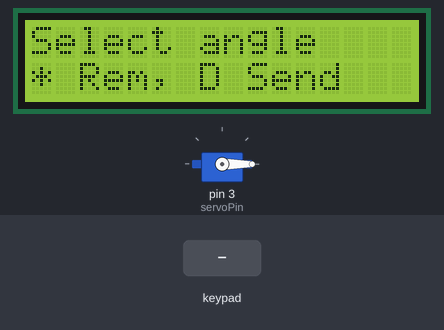
The sketch below on a simulated Arduino Uno, built with avr-gcc and run on an emulated ATmega328P. Shown: 16×2 character LCD, servo. The inputs (shaded band) are chosen by the test bench.

Above: at 2.2 s.
2.3 s: keypad keys 1 3 1 2 1 1 1 0 D pressed 0.4 s apart
At 6.3 s:
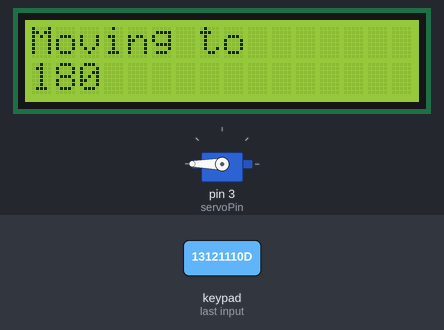
7.4 s: key 'D' pressed
At 8.9 s:
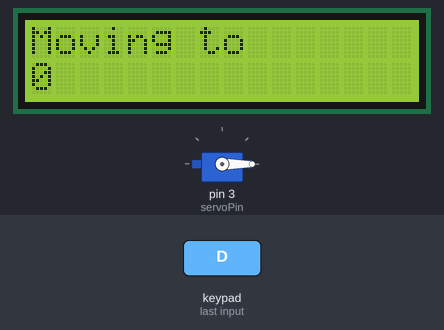
10.4 s: key '2' pressed
At 11.0 s:
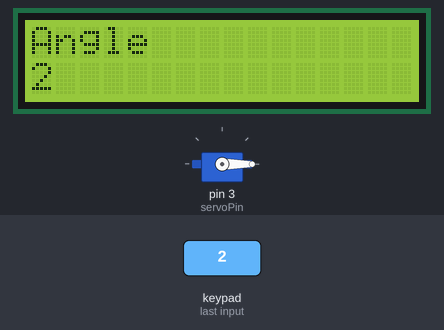
11.9 s: keypad keys 1 3 1 2 1 1 1 0 pressed 0.4 s apart
At 15.7 s:
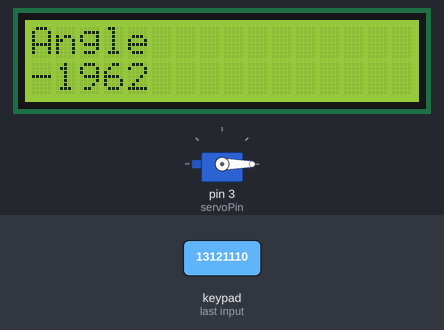
Timing chart, 0 to 17.2 s (numbered marks = the images above; inputs shaded):
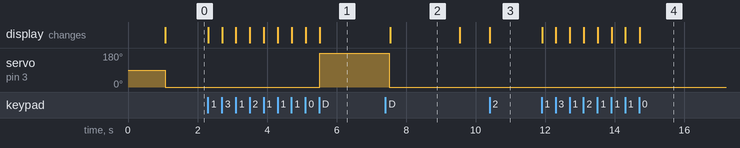

The sketch:

programa-03.ino
```cpp
#include <LiquidCrystal.h>
#include <Keypad.h>
#include <Servo.h>

// Keypad variables
const byte rowsCount = 4;
const byte colsCount = 4;

// Keypad matrix
char keys[rowsCount][colsCount] = {
    { '1', '2', '3', 'A' },
    { '4', '5', '6', 'B' },
    { '7', '8', '9', 'C' },
    { '*', '0', '#', 'D' }
};

// Keypad pins
byte rowPins[rowsCount] = { 13, 12, 11, 10 };
byte colPins[colsCount] = { 9, 8, 7, 6 };

// Keypad object
Keypad keypad = Keypad(makeKeymap(keys), rowPins, colPins, rowsCount, colsCount);

// LCD variables
const byte RS = 53, EN = 51, D4 = 49, D5 = 47, D6 = 45, D7 = 43;

// Lcd object
LiquidCrystal lcd(RS, EN, D4, D5, D6, D7);

// Servo variables
const byte servoPin = 3;

// Servo object
Servo servo;

void setup() {
    // Init LCD
    lcd.begin(16, 2);
    lcd.print("Program 03");

    // Init motor
    pinMode(servoPin, OUTPUT);
    servo.attach(servoPin);

    delay(1000);
}

void loop() {
    servo.write(0);
    int angle = selectAngle();
    executeSequence(angle);
}

int selectAngle() {
    int angle = 0;

    lcd.clear();
    lcd.print("Select angle");
    lcd.setCursor(0, 1);
    lcd.print("* Rem, D Send");

    char key;
    do {
        key = keypad.getKey();
        if (key >= '0' && key <= '9') {
            angle *= 10;
            angle += (key - 48);

            lcd.clear();
            lcd.print("Angle");
            lcd.setCursor(0, 1);
            lcd.print(angle);
        } else if (key == '*') {
            angle /= 10;

            lcd.clear();
            lcd.print("Angle");
            lcd.setCursor(0, 1);
            lcd.print(angle);
        }
    } while(key != 'D');

    return angle;
}

void executeSequence(int angle) {
    // Correct values
    if (angle > 180) {
        angle = 180;
    }

    lcd.clear();
    lcd.print("Moving to");
    lcd.setCursor(0, 1);
    lcd.print(angle);

    servo.write(angle);
    delay(2000);
}
```

Measured:
- after the input at 2.3 s, servo on pin 3 (servoPin): 0° → 180° after 3.2 s; the display: first changes at once (image 1 shows a later state)
- after the input at 7.4 s, the display: changes after 0.14 s (image 2)
- after the input at 10.4 s, the display: changes at once (image 3)
- after the input at 11.9 s, the display: first changes at once (image 4 shows a later state)
- what the display in image 2 shows lasts 2.0 s, from 7.5 s to 9.5 s
